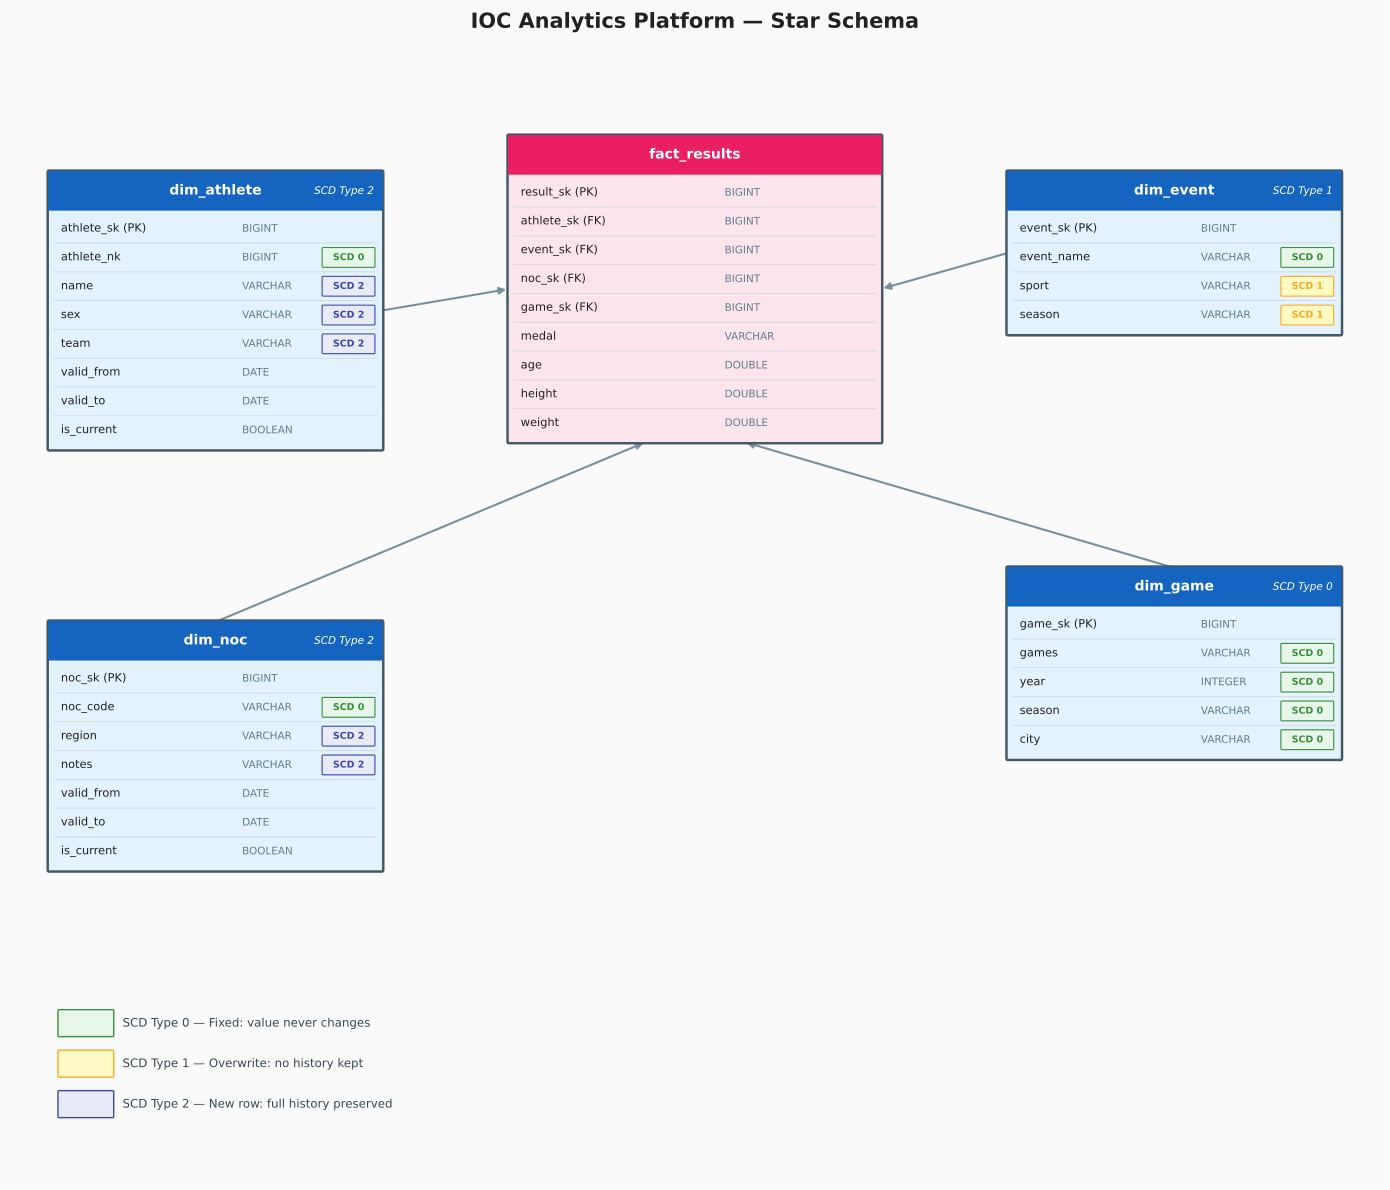

This figure's Python source:
"""Generate the Star Schema diagram as a PDF."""
from pathlib import Path

import matplotlib.patches as mpatches
import matplotlib.pyplot as plt
from matplotlib.patches import FancyBboxPatch

OUTPUT = Path(__file__).parent / "star_schema.pdf"

FONT      = "DejaVu Sans"
C_FACT    = "#FCE4EC"
C_DIM     = "#E3F2FD"
C_HEADER_FACT = "#E91E63"
C_HEADER_DIM  = "#1565C0"
C_BORDER  = "#455A64"
C_SCD0    = "#E8F5E9"
C_SCD1    = "#FFF9C4"
C_SCD2    = "#E8EAF6"
C_BORDER_SCD0 = "#388E3C"
C_BORDER_SCD1 = "#F9A825"
C_BORDER_SCD2 = "#3949AB"


# ── Helpers ───────────────────────────────────────────────────────────────────

def _table(
    ax: plt.Axes,
    x: float, y: float, w: float,
    title: str, scd_label: str,
    columns: list[tuple[str, str, str]],   # (name, type, scd_type)
    header_color: str,
    face_color: str,
) -> float:
    """Draw a dimension/fact table. Returns the bottom y of the box."""
    row_h = 0.32
    header_h = 0.42
    total_h = header_h + len(columns) * row_h + 0.1

    # outer box
    ax.add_patch(FancyBboxPatch(
        (x, y - total_h), w, total_h,
        boxstyle="round,pad=0.015",
        facecolor=face_color, edgecolor=C_BORDER,
        linewidth=1.8, zorder=2,
    ))

    # header band
    ax.add_patch(FancyBboxPatch(
        (x, y - header_h), w, header_h,
        boxstyle="round,pad=0.01",
        facecolor=header_color, edgecolor="none",
        linewidth=0, zorder=3,
    ))
    ax.text(x + w / 2, y - header_h / 2, title,
            ha="center", va="center", fontsize=10,
            fontweight="bold", color="white", fontfamily=FONT, zorder=4)
    ax.text(x + w - 0.08, y - header_h / 2, scd_label,
            ha="right", va="center", fontsize=7.5,
            color="white", fontfamily=FONT, style="italic", zorder=4)

    # column rows
    for i, (col_name, col_type, scd) in enumerate(columns):
        ry = y - header_h - (i + 0.5) * row_h - 0.05

        # SCD badge colour
        if scd == "SCD 0":
            badge_fc, badge_ec = C_SCD0, C_BORDER_SCD0
        elif scd == "SCD 1":
            badge_fc, badge_ec = C_SCD1, C_BORDER_SCD1
        elif scd == "SCD 2":
            badge_fc, badge_ec = C_SCD2, C_BORDER_SCD2
        else:
            badge_fc = badge_ec = "none"

        # separator line
        if i > 0:
            ax.plot([x + 0.05, x + w - 0.05],
                    [y - header_h - i * row_h - 0.05,
                     y - header_h - i * row_h - 0.05],
                    color="#CFD8DC", lw=0.6, zorder=3)

        # column name
        ax.text(x + 0.12, ry, col_name,
                ha="left", va="center", fontsize=8.2,
                fontfamily=FONT, color="#212121", zorder=4)

        # type
        ax.text(x + w * 0.58, ry, col_type,
                ha="left", va="center", fontsize=7.5,
                fontfamily=FONT, color="#607D8B", zorder=4)

        # SCD badge
        if scd:
            bw, bh = 0.52, 0.20
            bx2 = x + w - bw - 0.08
            by2 = ry - bh / 2
            ax.add_patch(FancyBboxPatch(
                (bx2, by2), bw, bh,
                boxstyle="round,pad=0.01",
                facecolor=badge_fc, edgecolor=badge_ec,
                linewidth=0.8, zorder=5,
            ))
            ax.text(bx2 + bw / 2, ry, scd,
                    ha="center", va="center", fontsize=6.8,
                    fontweight="bold", color=badge_ec,
                    fontfamily=FONT, zorder=6)

    return y - total_h


def _connector(
    ax: plt.Axes,
    x1: float, y1: float,
    x2: float, y2: float,
) -> None:
    ax.annotate(
        "", xy=(x2, y2), xytext=(x1, y1),
        arrowprops=dict(
            arrowstyle="-|>",
            color="#78909C", lw=1.5,
            connectionstyle="arc3,rad=0.0",
        ),
        zorder=1,
    )


# ── Layout constants ──────────────────────────────────────────────────────────

W_FACT = 3.8
W_DIM  = 3.4

FACT_COLS = [
    ("result_sk (PK)", "BIGINT", ""),
    ("athlete_sk (FK)", "BIGINT", ""),
    ("event_sk (FK)",   "BIGINT", ""),
    ("noc_sk (FK)",     "BIGINT", ""),
    ("game_sk (FK)",    "BIGINT", ""),
    ("medal",           "VARCHAR", ""),
    ("age",             "DOUBLE",  ""),
    ("height",          "DOUBLE",  ""),
    ("weight",          "DOUBLE",  ""),
]

DIM_ATHLETE_COLS = [
    ("athlete_sk (PK)", "BIGINT",  ""),
    ("athlete_nk",      "BIGINT",  "SCD 0"),
    ("name",            "VARCHAR", "SCD 2"),
    ("sex",             "VARCHAR", "SCD 2"),
    ("team",            "VARCHAR", "SCD 2"),
    ("valid_from",      "DATE",    ""),
    ("valid_to",        "DATE",    ""),
    ("is_current",      "BOOLEAN", ""),
]

DIM_EVENT_COLS = [
    ("event_sk (PK)", "BIGINT",  ""),
    ("event_name",    "VARCHAR", "SCD 0"),
    ("sport",         "VARCHAR", "SCD 1"),
    ("season",        "VARCHAR", "SCD 1"),
]

DIM_NOC_COLS = [
    ("noc_sk (PK)", "BIGINT",  ""),
    ("noc_code",    "VARCHAR", "SCD 0"),
    ("region",      "VARCHAR", "SCD 2"),
    ("notes",       "VARCHAR", "SCD 2"),
    ("valid_from",  "DATE",    ""),
    ("valid_to",    "DATE",    ""),
    ("is_current",  "BOOLEAN", ""),
]

DIM_GAME_COLS = [
    ("game_sk (PK)", "BIGINT",  ""),
    ("games",        "VARCHAR", "SCD 0"),
    ("year",         "INTEGER", "SCD 0"),
    ("season",       "VARCHAR", "SCD 0"),
    ("city",         "VARCHAR", "SCD 0"),
]


def main() -> None:
    fig, ax = plt.subplots(figsize=(14, 13))
    ax.set_xlim(0, 14)
    ax.set_ylim(0, 13)
    ax.axis("off")
    fig.patch.set_facecolor("#FAFAFA")

    fig.suptitle(
        "IOC Analytics Platform — Star Schema",
        fontsize=15, fontweight="bold", fontfamily=FONT,
        color="#212121", y=0.93,
    )

    # ── Fact table (centre) ───────────────────────────────────────────────────
    FACT_X, FACT_TOP = 5.1, 11.6
    fact_bottom = _table(ax, FACT_X, FACT_TOP, W_FACT,
                         "fact_results", "",
                         FACT_COLS, C_HEADER_FACT, C_FACT)
    fact_cx = FACT_X + W_FACT / 2
    fact_mid = (FACT_TOP + fact_bottom) / 2

    # ── dim_athlete (left) ────────────────────────────────────────────────────
    ATH_X, ATH_TOP = 0.4, 11.2
    ath_bottom = _table(ax, ATH_X, ATH_TOP, W_DIM,
                        "dim_athlete", "SCD Type 2",
                        DIM_ATHLETE_COLS, C_HEADER_DIM, C_DIM)
    ath_mid = (ATH_TOP + ath_bottom) / 2

    # ── dim_event (right) ─────────────────────────────────────────────────────
    EVT_X, EVT_TOP = 10.2, 11.2
    evt_bottom = _table(ax, EVT_X, EVT_TOP, W_DIM,
                        "dim_event", "SCD Type 1",
                        DIM_EVENT_COLS, C_HEADER_DIM, C_DIM)
    evt_mid = (EVT_TOP + evt_bottom) / 2

    # ── dim_noc (bottom-left) ─────────────────────────────────────────────────
    NOC_X, NOC_TOP = 0.4, 6.2
    noc_bottom = _table(ax, NOC_X, NOC_TOP, W_DIM,
                        "dim_noc", "SCD Type 2",
                        DIM_NOC_COLS, C_HEADER_DIM, C_DIM)
    noc_mid = (NOC_TOP + noc_bottom) / 2

    # ── dim_game (bottom-right) ───────────────────────────────────────────────
    GAME_X, GAME_TOP = 10.2, 6.8
    game_bottom = _table(ax, GAME_X, GAME_TOP, W_DIM,
                         "dim_game", "SCD Type 0",
                         DIM_GAME_COLS, C_HEADER_DIM, C_DIM)
    game_mid = (GAME_TOP + game_bottom) / 2

    # ── Connectors ────────────────────────────────────────────────────────────
    # dim_athlete → fact
    _connector(ax, ATH_X + W_DIM, ath_mid, FACT_X, fact_mid)
    # dim_event → fact
    _connector(ax, EVT_X, evt_mid, FACT_X + W_FACT, fact_mid)
    # dim_noc → fact (bottom-left to fact centre-bottom)
    _connector(ax, NOC_X + W_DIM / 2, NOC_TOP,
               fact_cx - 0.5, fact_bottom)
    # dim_game → fact (bottom-right to fact centre-bottom)
    _connector(ax, GAME_X + W_DIM / 2, GAME_TOP,
               fact_cx + 0.5, fact_bottom)

    # ── SCD legend ────────────────────────────────────────────────────────────
    legend_data = [
        (C_SCD0, C_BORDER_SCD0, "SCD Type 0 — Fixed: value never changes"),
        (C_SCD1, C_BORDER_SCD1, "SCD Type 1 — Overwrite: no history kept"),
        (C_SCD2, C_BORDER_SCD2, "SCD Type 2 — New row: full history preserved"),
    ]
    for i, (fc, ec, label) in enumerate(legend_data):
        lx, ly = 0.5, 1.6 - i * 0.45
        ax.add_patch(FancyBboxPatch((lx, ly), 0.55, 0.28,
                                    boxstyle="round,pad=0.01",
                                    facecolor=fc, edgecolor=ec,
                                    linewidth=1.0, zorder=3))
        ax.text(lx + 0.65, ly + 0.14, label,
                fontsize=8.5, va="center", fontfamily=FONT, color="#37474F")

    plt.tight_layout(rect=[0, 0.02, 1, 0.97])
    fig.savefig(OUTPUT, format="pdf", bbox_inches="tight", dpi=150)
    print("Saved: diagrams/star_schema.pdf")


if __name__ == "__main__":
    main()
